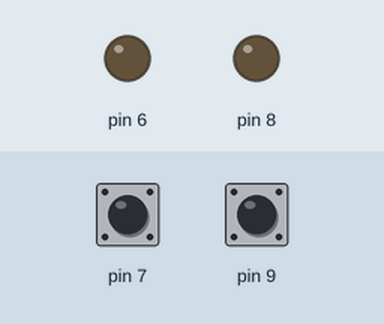
Simulated run of this sketch. Board: Arduino Uno, built with avr-gcc and run on an emulated ATmega328P. Parts: output pins drawn as LEDs (lit = HIGH). The inputs (shaded band) are chosen by the test bench; at power-on: pin 7 HIGH, pin 9 HIGH.

Above: at 1.2 s.
1.3 s: pin 7 pulled LOW for 0.15 s
At 2.6 s:
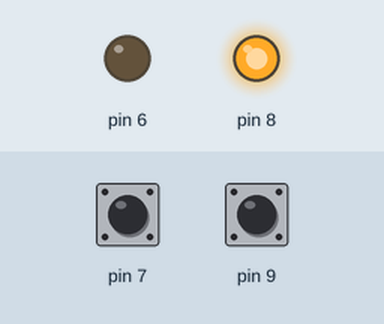
2.9 s: pin 9 pulled LOW for 0.15 s
At 4.0 s:
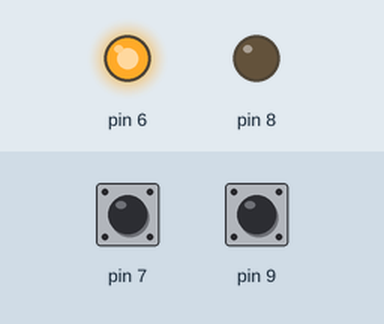
4.5 s: pin 7 pulled LOW for 1 s
At 6.4 s:
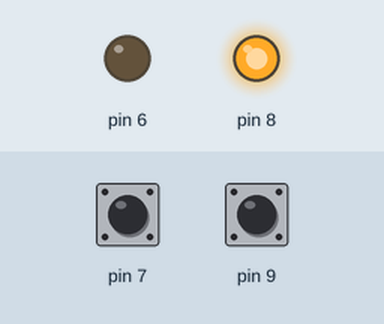
7.0 s: pin 9 pulled LOW for 1 s
At 8.3 s:
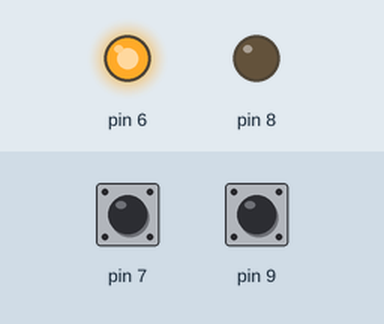
Timing chart, 0 to 10.0 s (numbered marks = the images above; inputs shaded):
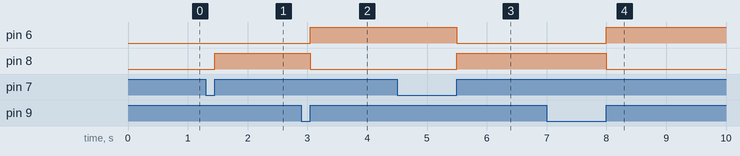

The sketch:

sketch_dec28b.ino
```cpp
void setup() {
  pinMode(7 , INPUT_PULLUP);
  pinMode(9 , INPUT_PULLUP);
  pinMode(6 , OUTPUT);
  pinMode(8 , OUTPUT);
}

void loop() {
  if(digitalRead(7) == 0){
    while(digitalRead(7) == 0){}
    digitalWrite(6 , LOW);
    digitalWrite(8 , HIGH);
    }

  if(digitalRead(9) == 0){
    while(digitalRead(9) == 0){}
    digitalWrite(8 , LOW);
    digitalWrite(6 , HIGH);
    }

}
```

Measured:
- after the input at 1.3 s, pin 8: LOW → HIGH after 0.15 s
- after the input at 2.9 s, pin 6: LOW → HIGH after 0.15 s; pin 8: HIGH → LOW after 0.15 s
- after the input at 4.5 s, pin 6: HIGH → LOW after 1.0 s; pin 8: LOW → HIGH after 1.0 s
- after the input at 7.0 s, pin 6: LOW → HIGH after 1.0 s; pin 8: HIGH → LOW after 1.0 s
